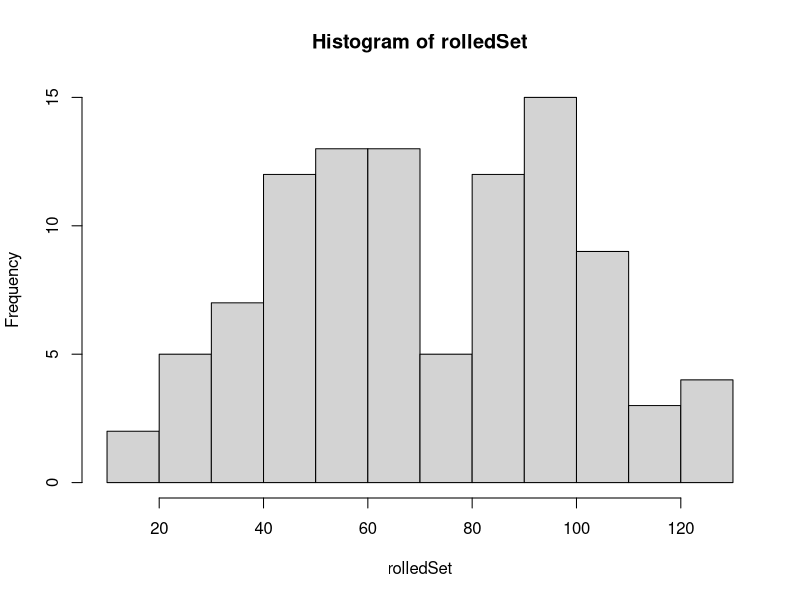
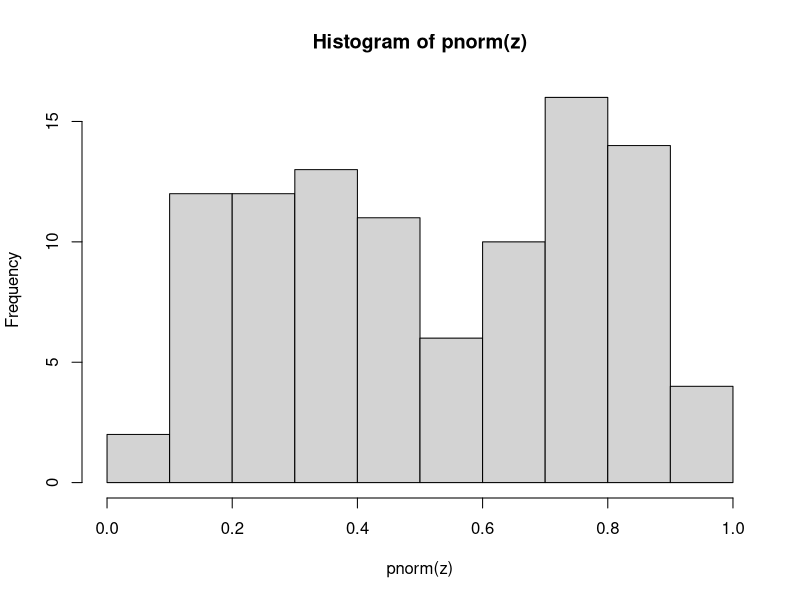
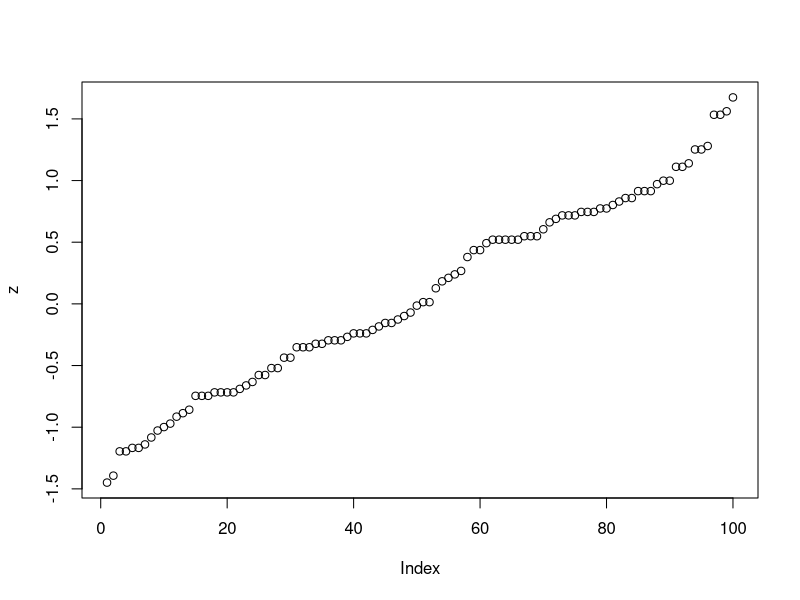

Generate these figures, in order, with R:
library(parallel)
require(ggplot2)
require(gridExtra)
library(crayon)


numDice = sample(3:10,1)
dice = c(4,6,8,10,12,20,100)
#numPositions = sample(c(3:10,20,50),1)
numPositions = 100

diceSet = sample(dice,numDice,replace=TRUE)

rolledSet <- sort(unlist(mclapply(1:numPositions, function (x)
{
  roll <- mclapply(diceSet, function(x)
  {
    rolled <- sample(1:x,1)
    return(rolled)
  })
  return(sum(unlist(roll)))
})))

hist(rolledSet)

m <- median(rolledSet)
#s <- sqrt(sum(rolledSet-m)^2/(length(rolledSet)-1))

probs <- c(0, .1, .25, .5, .75, .9, 1)
bowleysSummary <- quantile(rolledSet, probs)

m <-median(rolledSet)

bowleyDeltaMedianSqr <- (bowleysSummary-m)^2

#multiplying by % delta's = dividing by that amount if every value were deviated by median multiplied by that % equivalence (i.e. 1/count)
stratifiedMAD <- sqrt(sum(diff(probs, lag = 1, differences = 1) * c(bowleyDeltaMedianSqr[1:3],bowleyDeltaMedianSqr[5:7])))

s <- stratifiedMAD

z <- (rolledSet-m)/s

pnorm(z)
hist(pnorm(z))
plot(z)
mean(z)

equal <- which(z==0)
lower <- which(z<0)
upper <- which(z>0)

#lowerAvg <- sum(abs(z[lower]))/(length(z[lower])+length(z[equal])/2)
#upperAvg <- sum(abs(z[upper]))/(length(z[upper])+length(z[equal])/2)

lowerSum <- sum(abs(z[lower]))
upperSum <- sum(abs(z[upper]))

#averaged <- (lowerAvg+upperAvg)/2
sumAveraged <- (lowerSum+upperSum)/2

#expectedQuartile <- abs(qnorm(.25, mean = 0, sd =1))

#factor <- expectedQuartile/averaged

factor <- sumAveraged

newZ <- z
#newZ[lower] <- z[lower]/lowerAvg*factor
#newZ[upper] <- z[upper]/upperAvg*factor

newZ[lower] <- z[lower]*lowerSum/factor
newZ[upper] <- z[upper]*upperSum/factor


sum(abs(newZ[lower]))
sum(abs(newZ[upper]))

summary(pnorm(newZ))